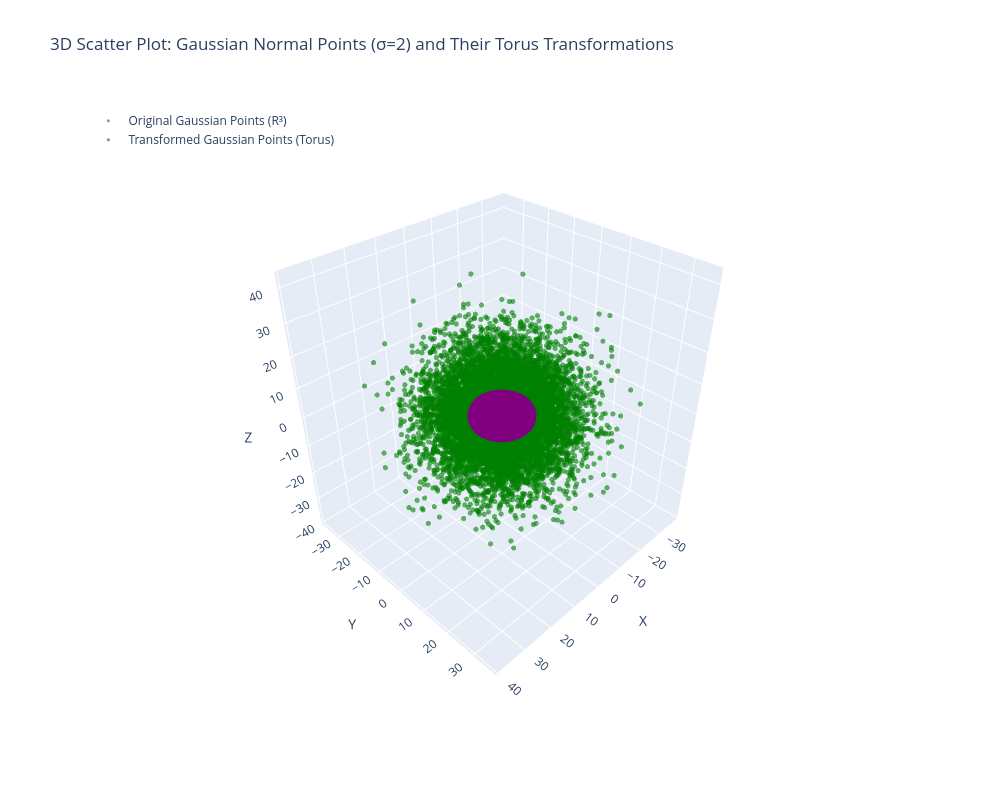

Source (notebook cell):
### Code cell
# Create 3D scatter plot for Gaussian points
fig_gaussian = go.Figure()

# Add original Gaussian points (in R³)
fig_gaussian.add_trace(go.Scatter3d(
    x=x_gaussian,
    y=y_gaussian,
    z=z_gaussian,
    mode='markers',
    marker=dict(
        size=3,
        color='green',
        opacity=0.6
    ),
    name='Original Gaussian Points (R³)',
    text=[f'Original: ({x_gaussian[i]:.2f}, {y_gaussian[i]:.2f}, {z_gaussian[i]:.2f})' 
          for i in range(n_points_gaussian)],
    hovertemplate='%{text}<br>X: %{x:.2f}<br>Y: %{y:.2f}<br>Z: %{z:.2f}<extra></extra>'
))

# Add transformed Gaussian points (in torus)
fig_gaussian.add_trace(go.Scatter3d(
    x=x_gaussian_transformed,
    y=y_gaussian_transformed,
    z=z_gaussian_transformed,
    mode='markers',
    marker=dict(
        size=3,
        color='purple',
        opacity=0.6
    ),
    name='Transformed Gaussian Points (Torus)',
    text=[f'Transformed: ({x_gaussian_transformed[i]:.3f}, {y_gaussian_transformed[i]:.3f}, {z_gaussian_transformed[i]:.3f})' 
          for i in range(n_points_gaussian)],
    hovertemplate='%{text}<br>X: %{x:.3f}<br>Y: %{y:.3f}<br>Z: %{z:.3f}<extra></extra>'
))

# Update layout
fig_gaussian.update_layout(
    title='3D Scatter Plot: Gaussian Normal Points (σ=2) and Their Torus Transformations',
    scene=dict(
        xaxis_title='X',
        yaxis_title='Y',
        zaxis_title='Z',
        camera=dict(
            eye=dict(x=1.5, y=1.5, z=1.5)
        )
    ),
    width=1000,
    height=800,
    legend=dict(
        yanchor="top",
        y=0.99,
        xanchor="left",
        x=0.01
    )
)

fig_gaussian.show()

### Figure 1 — Plotly figure (JSON) as saved in the notebook; plotly's stock layout.template omitted (floating-point values rounded to 4 significant figures; data arrays with more than 128 entries replaced by an {"elided": "..."} marker saying what was removed)
{"data": [{"hovertemplate": "%{text}<br>X: %{x:.2f}<br>Y: %{y:.2f}<br>Z: %{z:.2f}<extra></extra>", "marker": {"color": "green", "opacity": 0.6, "size": 3}, "mode": "markers", "name": "Original Gaussian Points (R³)", "text": {"elided": "10000 str values"}, "type": "scatter3d", "x": {"elided": "10000 float values"}, "y": {"elided": "10000 float values"}, "z": {"elided": "10000 float values"}}, {"hovertemplate": "%{text}<br>X: %{x:.3f}<br>Y: %{y:.3f}<br>Z: %{z:.3f}<extra></extra>", "marker": {"color": "purple", "opacity": 0.6, "size": 3}, "mode": "markers", "name": "Transformed Gaussian Points (Torus)", "text": {"elided": "10000 str values"}, "type": "scatter3d", "x": {"elided": "10000 float values"}, "y": {"elided": "10000 float values"}, "z": {"elided": "10000 float values"}}], "layout": {"height": 800, "legend": {"x": 0.01, "xanchor": "left", "y": 0.99, "yanchor": "top"}, "scene": {"camera": {"eye": {"x": 1.5, "y": 1.5, "z": 1.5}}, "xaxis": {"title": {"text": "X"}}, "yaxis": {"title": {"text": "Y"}}, "zaxis": {"title": {"text": "Z"}}}, "title": {"text": "3D Scatter Plot: Gaussian Normal Points (σ=2) and Their Torus Transformations"}, "width": 1000}}
